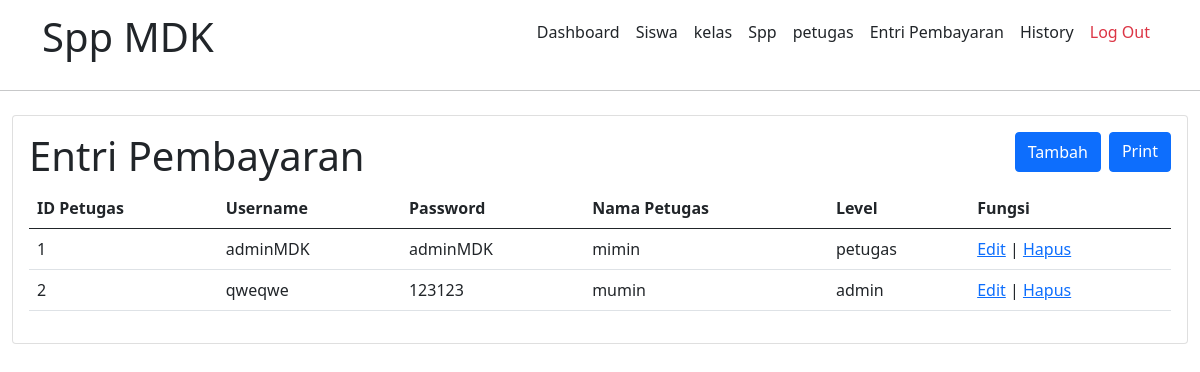
The app's page /admin/petugas/petugas.php (signed in) with its own data.
### tables this page shows
CREATE TABLE `petugas` (
  `id_petugas` int(11) NOT NULL,
  `username` varchar(25) NOT NULL,
  `password` varchar(32) NOT NULL,
  `nama_petugas` varchar(35) NOT NULL,
  `level` varchar(10) NOT NULL
);

### admin/petugas/api/getData.php (the view, shortened to what this page needs)
<?php
include 'koneksi.php';
$sql ="SELECT * FROM petugas  ";
$query = mysqli_query($kon, $sql);
echo '<table class="table">
    <thead>
    <tr>
    <th scope="col">ID Petugas</th>
    <th scope="col">Username</th>
    <th scope="col">Password</th>
    <th scope="col">Nama Petugas</th>
    <th scope="col">Level</th>
    <th scope="col">Fungsi</th>
    </tr>
</thead>
<tbody>';
while ($row = mysqli_fetch_array($query))
{
	echo '
        <tr>
			<td>'.$row['id_petugas'].'</td>
			<td>'.$row['username'].'</td>
			<td>'.$row['password'].'</td>
			<td>'.$row['nama_petugas'].'</td>
			<td>'.$row['level'].'</td>
            <td>
            <a href="EditPetugas.php?id='.$row['id_petugas'].'">Edit</a> |
            <a onclick="return confirm(\'Apakah Anda Yakin Menghapus Data ini?\')" href="api/HapusData.php?id='.$row['id_petugas'].'" >Hapus</a>
            </td>
		</tr>';
}
echo '
	</tbody>
</table>';
?>

### records on screen
petugas: id_petugas "1", username "adminMDK", password "adminMDK", nama_petugas "mimin", level "petugas"
petugas: id_petugas "2", username "qweqwe", password "123123", nama_petugas "mumin", level "admin"
